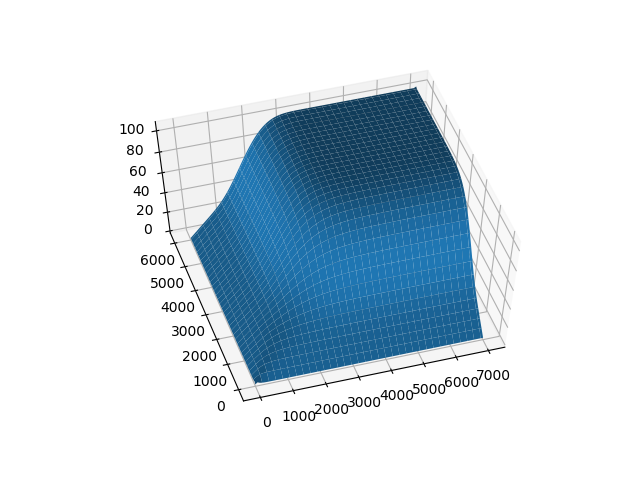

Generate this figure with Python:
# -*- coding: utf-8 -*-

import numpy as np
import pandas as pd
import matplotlib.pyplot as plt
import copy

Max = [7000, 6000]  # Underlying 1,2 의 Max Price
Min = [0, 0]  # Underlying 1,2 의 Min Price
rho = 0.4  # Correlation between two underlying
r = 0.022 # Interest Rate
K0 = [3500,3000]  # Reference price of each Underlying
F = 100  # Face value
T = 3 # Maturity of ELS
Nx = 100  # number of X node
Ny = 100  # number of Y node
c = [0.0625, 0.125, 0.1875, 0.25, 0.3125, 0.375] # Return of each early redemption
K = [0.85, 0.80, 0.75, 0.70, 0.70, 0.70]  # Exercise price on each early redemption
sig1 = 0.25  # sigma of the Underlying 1
sig2 = 0.2  # sigma of the Underlying 2
KI = 0.60  # Knock-In barrier
p = 0.17  # 이 상품의 Knock in hit할 확률
n_Steps = 300

def TDMAsolver(alpha, beta, gamma, f):
    a = list(alpha)
    b = list(beta)
    c = list(gamma)
    d = list(f)

    nf = len(d)  # number of equations
    ac, bc, cc, dc = map(np.array, (a, b, c, d))  # copy arrays
    for it in range(1, nf):
        mc = ac[it - 1] / bc[it - 1]  # mc = alpha)(n) / beta_prime_n-1
        bc[it] = bc[it] - mc * cc[it - 1]
        dc[it] = dc[it] - mc * dc[it - 1]
        xc = copy.deepcopy(bc)
        xc[-1] = dc[-1] / bc[-1]

    for il in range(nf - 2, -1, -1):
        xc[il] = (dc[il] - cc[il] * xc[il + 1]) / bc[il]
    return xc

def osm_algo(Max, Min, sig1, sig2, rho, r, K0, F, T, c, K, KI, n_Steps, Nx, Ny, p):
    dt = T / n_Steps  # delta tau
    hx = (Max[0] - Min[0]) / Nx
    hy = (Max[1] - Min[1]) / Ny  # delta x, delta y
    x = np.linspace(Min[0], Max[0], Nx + 1)
    y = np.linspace(Min[1], Max[1], Ny + 1)  # 최소 최대 지정
    u = np.zeros((Nx + 1, Ny + 1))
    u2 = np.zeros((Nx + 1, Ny + 1))  # 낙인 안칠 때 u(i,j) 및 v(i,j) 사이즈 설정
    k = np.zeros((Nx + 1, Ny + 1))
    k2 = np.zeros((Nx + 1, Ny + 1))  # 낙인 칠 때 u(i,j) 및 v(i,j) 사이즈 설정
    
    for i in range(Nx + 1):
        for j in range(Ny + 1):
            if (x[i] >= K0[0] * K[-1] and y[j] >= K0[1] * K[-1]):  # 1번 케이스 두 자산 모두 만기 수익 받을 때
                u[i, j] = F * (1 + c[-1])

            elif (x[i] > K0[0] * KI and y[j] >= K0[1] * KI) and (x[i] < K[-1] * K0[0] or y[j] < K0[1] * K[-1]):
                u[i, j] = F * (1 + c[-1])  # 2번 케이스: KI 안쳤다고 가정

            elif min(x[i] / K0[0], y[j] / K0[1]) < KI:  # 3번 케이스. KI 베리어 쳤을 때
                u[i, j] = F * min(x[i] / K0[0], y[j] / K0[1])
    
    for i in range(Nx + 1):
        for j in range(Ny + 1):
            if (x[i] >= K0[0] * K[-1] and y[j] >= K0[1] * K[-1]):  # 1번 케이스 두 자산 모두 80프로 이상일 때
                k[i, j] = F * (1 + c[-1])

            elif (x[i] > K0[0] * KI and y[j] >= K0[1] * KI) and (x[i] < K[-1] * K0[0] or y[j] < K0[1] * K[-1]):
                k[i, j] = F * min(x[i] / K0[0], y[j] / K0[1])  # 2번 케이스: KI 쳤다고 가정

            elif min(x[i] / K0[0], y[j] / K0[1]) < KI:  # 3번 케이스. KI 베리어 쳤을 때
                k[i, j] = F * min(x[i] / K0[0], y[j] / K0[1])

    for m in range(1, n_Steps + 1):
        # 1ST STEP#
        for j in range(1, Ny):
            alpha_x = np.zeros(Nx - 1)
            beta_x = np.zeros(Nx - 1)
            gamma_x = np.zeros(Nx - 1)
            fy = np.zeros(Ny - 1)
            for i in range(1, Nx):
                beta_x[i - 1] = 1 / dt + np.power(sig1 * x[i], 2) / hx ** 2 + r * x[i] / hx + 0.5 * r
                alpha_x[i - 1] = -0.5 * np.power(sig1 * x[i], 2) / hx ** 2
                gamma_x[i - 1] = -0.5 * np.power(sig1 * x[i], 2) / hx ** 2 - r * x[i] / hx
                if i == Nx - 1:
                    fy[i - 1] = 0.125 * rho * sig1 * sig2 * x[i] * y[j] \
                                * (2 * u[i, j + 1] - u[i - 1, j + 1] - (2 * u[i, j] - u[i - 1, j]) - u[i, j + 1] + u[
                        i, j]) / (hx ** 2) + u[i, j] / dt
                else:
                    fy[i - 1] = 0.125 * rho * sig1 * sig2 * x[i] * y[j] \
                                * (u[i + 1, j + 1] - u[i + 1, j] - u[i, j + 1] + u[i, j]) / (hx ** 2) + u[i, j] / dt

            beta_x[0] = beta_x[0] + 2.0 * alpha_x[0]  # 메트릭스 조정. 논문 참고.
            gamma_x[0] = gamma_x[0] - alpha_x[0]
            alpha_x[-1] = alpha_x[-1] - gamma_x[-1]
            beta_x[-1] = beta_x[-1] + 2.0 * gamma_x[-1]

            u2[1:Nx, j] = TDMAsolver(alpha_x[1:], beta_x, gamma_x[:-1], fy)
            # 1부터 Nx-1까지 넣어야 하므로, 1:Nx로 인덱싱
        u2[0, 1:Ny] = 2 * u2[1, 1:Ny] - u2[2, 1:Ny]  # 첫행 바운더리
        u2[Nx, 1:Ny] = 2 * u2[Nx - 1, 1:Ny] - u2[Nx - 2, 1:Ny]  # 마지막행 바운더리인데 필요한가? i==100일 때 위에서 했는데
        u2[1:Nx, 0] = 2 * u2[1:Nx, 1] - u2[1:Nx, 2]  # 첫 열 바운더리
        u2[1:Nx, Ny] = 2 * u2[1:Nx, Ny - 1] - u2[1:Nx, Ny - 2]  # 마지막열 바운더리

        for i in range(1, Nx):
            alpha_y = np.zeros(Ny - 1)
            beta_y = np.zeros(Ny - 1)
            gamma_y = np.zeros(Ny - 1)
            fx = np.zeros(Nx - 1)
            for j in range(1, Ny):
                beta_y[j - 1] = 1 / dt + np.power(sig2 * y[j], 2) / hy ** 2 + r * y[j] / hy + 0.5 * r
                alpha_y[j - 1] = -0.5 * np.power(sig2 * y[j], 2) / hy ** 2
                gamma_y[j - 1] = -0.5 * np.power(sig2 * y[j], 2) / hy ** 2 - r * y[j] / hy
                if j == Ny - 1:
                    fx[j - 1] = 0.125 * rho * sig1 * sig2 * x[i] * y[j] \
                                * (2 * u2[i + 1, j] - u2[i + 1, j - 1] - u2[i + 1, j] - (2 * u2[i, j] - u2[i, j - 1]) +
                                   u2[i, j]) / (hy ** 2) + u2[i, j] / dt
                else:
                    fx[j - 1] = 0.125 * rho * sig1 * sig2 * x[i] * y[j] \
                                * (u2[i + 1, j + 1] - u2[i + 1, j] - u2[i, j + 1] + u2[i, j]) / (hy ** 2) + u2[
                                    i, j] / dt

            beta_y[0] = beta_y[0] + 2.0 * alpha_y[0]
            gamma_y[0] = gamma_y[0] - alpha_y[0]
            alpha_y[-1] = alpha_y[-1] - gamma_y[-1]
            beta_y[-1] = beta_y[-1] + 2.0 * gamma_y[-1]

            u[i, 1:Ny] = TDMAsolver(alpha_y[1:], beta_y, gamma_y[:-1], fx)

        u[0, 1:Ny] = 2 * u[1, 1:Ny] - u[2, 1:Ny]  # 첫행 바운더리
        u[Nx, 1:Ny] = 2 * u[Nx - 1, 1:Ny] - u[Nx - 2, 1:Ny]  # 마지막행 바운더리인데 필요한가? i==99일 때 위에서 했는데
        u[1:Nx, 0] = 2 * u[1:Nx, 1] - u[1:Nx, 2]  # 첫 열 바운더리
        u[1:Nx, Ny] = 2 * u[1:Nx, Ny - 1] - u[1:Nx, Ny - 2]  # 마지막열 바운더리

        if m == n_Steps / (2 * T):  # 잔존 만기가 6개월 남았을 때, 즉 2.5년 시점에서
            for i in range(Nx + 1):
                for j in range(Ny + 1):
                    if min(x[i] / K0[0], y[j] / K0[1]) > K[4]:
                        u[i, j] = (1 + c[4]) * F
        if m == 2 * n_Steps / (2 * T):  # 잔존 만기가 1년 남았을 때, 2년 시점에서
            for i in range(Nx + 1):
                for j in range(Ny + 1):
                    if min(x[i] / K0[0], y[j] / K0[1]) > K[3]:
                        u[i, j] = (1 + c[3]) * F
        if m == 3 * n_Steps / (2 * T):  # 잔존만기 1.5년 남았을 떄 1.5년 시점에서
            for i in range(Nx + 1):
                for j in range(Ny + 1):
                    if min(x[i] / K0[0], y[j] / K0[1]) > K[2]:
                        u[i, j] = (1 + c[2]) * F
        if m == 4 * n_Steps / (2 * T):  # 잔존 만기가 2년 남았을 떄/ 1년 시점에서
            for i in range(Nx + 1):
                for j in range(Ny + 1):
                    if min(x[i] / K0[0], y[j] / K0[1]) > K[1]:
                        u[i, j] = (1 + c[1]) * F
        if m == 5 * n_Steps / (2 * T):  # 잔존만기가 6개월 남았을 떄. 6개월 시점에서
            for i in range(Nx + 1):
                for j in range(Ny + 1):
                    if min(x[i] / K0[0], y[j] / K0[1]) > K[0]:
                        u[i, j] = (1 + c[0]) * F

        # hit할 때 알고리즘
        for j in range(1, Ny):
            alpha_x = np.zeros(Nx - 1)
            beta_x = np.zeros(Nx - 1)
            gamma_x = np.zeros(Nx - 1)
            fy = np.zeros(Ny - 1)
            for i in range(1, Nx):
                beta_x[i - 1] = 1 / dt + np.power(sig1 * x[i], 2) / hx ** 2 + r * x[i] / hx + 0.5 * r
                alpha_x[i - 1] = -0.5 * np.power(sig1 * x[i], 2) / hx ** 2
                gamma_x[i - 1] = -0.5 * np.power(sig1 * x[i], 2) / hx ** 2 - r * x[i] / hx
                if i == Nx - 1:
                    fy[i - 1] = 0.5 * rho * sig1 * sig2 * x[i] * y[j] \
                                * (2 * k[i, j + 1] - k[i - 1, j + 1] - (2 * k[i, j] - u[i - 1, j]) - k[i, j + 1] + k[
                        i, j]) / (hx ** 2) + k[i, j] / dt
                else:
                    fy[i - 1] = 0.125 * rho * sig1 * sig2 * x[i] * y[j] \
                                * (k[i + 1, j + 1] - k[i + 1, j] - k[i, j + 1] + k[i, j]) / (hx ** 2) + k[i, j] / dt

            beta_x[0] = beta_x[0] + 2.0 * alpha_x[0]
            gamma_x[0] = gamma_x[0] - alpha_x[0]
            alpha_x[-1] = alpha_x[-1] - gamma_x[-1]
            beta_x[-1] = beta_x[-1] + 2.0 * gamma_x[-1]

            k2[1:Nx, j] = TDMAsolver(alpha_x[1:], beta_x, gamma_x[:-1], fy)
            # 1부터 Nx-1까지 넣어야 하므로, 1:Nx로 인덱싱
        k2[0, 1:Ny] = 2 * k2[1, 1:Ny] - k2[2, 1:Ny]  # 첫행 바운더리
        k2[Nx, 1:Ny] = 2 * k2[Nx - 1, 1:Ny] - k2[Nx - 2, 1:Ny]  # 마지막행 바운더리인데 필요한가? i==100일 때 위에서 했는데
        k2[1:Nx, 0] = 2 * k2[1:Nx, 1] - k2[1:Nx, 2]  # 첫 열 바운더리
        k2[1:Nx, Ny] = 2 * k2[1:Nx, Ny - 1] - k2[1:Nx, Ny - 2]  # 마지막열 바운더리

        # 2ND STEP#
        for i in range(1, Nx):
            alpha_y = np.zeros(Ny - 1)
            beta_y = np.zeros(Ny - 1)
            gamma_y = np.zeros(Ny - 1)
            fx = np.zeros(Nx - 1)
            for j in range(1, Ny):
                beta_y[j - 1] = 1 / dt + np.power(sig2 * y[j], 2) / hy ** 2 + r * y[j] / hy + 0.5 * r
                alpha_y[j - 1] = -0.5 * np.power(sig2 * y[j], 2) / hy ** 2
                gamma_y[j - 1] = -0.5 * np.power(sig2 * y[j], 2) / hy ** 2 - r * y[j] / hy
                if j == Ny - 1:
                    fx[j - 1] = 0.5 * rho * sig1 * sig2 * x[i] * y[j] \
                                * (2 * k2[i + 1, j] - k2[i + 1, j - 1] - k2[i + 1, j] - (2 * k2[i, j] - k2[i, j - 1]) +
                                   k2[i, j]) / (hy ** 2) + k2[i, j] / dt
                else:
                    fx[j - 1] = 0.125 * rho * sig1 * sig2 * x[i] * y[j] \
                                * (k2[i + 1, j + 1] - k2[i + 1, j] - k2[i, j + 1] + k2[i, j]) / (hy ** 2) + k2[
                                    i, j] / dt

            beta_y[0] = beta_y[0] + 2.0 * alpha_y[0]
            gamma_y[0] = gamma_y[0] - alpha_y[0]
            alpha_y[-1] = alpha_y[-1] - gamma_y[-1]
            beta_y[-1] = beta_y[-1] + 2.0 * gamma_y[-1]

            k[i, 1:Ny] = TDMAsolver(alpha_y[1:], beta_y, gamma_y[:-1], fx)

        k[0, 1:Ny] = 2 * k[1, 1:Ny] - k[2, 1:Ny]  # 첫행 바운더리
        k[Nx, 1:Ny] = 2 * k[Nx - 1, 1:Ny] - k[Nx - 2, 1:Ny]  # 마지막행 바운더리인데 필요한가? i==99일 때 위에서 했는데
        k[1:Nx, 0] = 2 * k[1:Nx, 1] - k[1:Nx, 2]  # 첫 열 바운더리
        k[1:Nx, Ny] = 2 * k[1:Nx, Ny - 1] - k[1:Nx, Ny - 2]  # 마지막열 바운더리

    return u * (1 - p) + k * p

Els_price = osm_algo(Max, Min, sig1, sig2, rho, r, K0, F, T, c, K, KI, n_Steps, Nx, Ny, p)
x = np.linspace(Min[0], Max[0], Nx + 1)
y = np.linspace(Min[1], Max[1], Ny + 1)
fig = plt.figure()
ax = fig.add_subplot(111, projection='3d')
[x, y] = np.meshgrid(x, y)
ax.plot_surface(x, y, Els_price)
plt.show()
fdm_price = Els_price[50, 50]

hx = (Max[0] - 0) / Nx
hy = (Max[1] - 0) / Ny
u_x = pd.DataFrame(Els_price)
u_y = pd.DataFrame(Els_price)
delta_x = ((u_x - u_x.shift(axis=1)) / hx)
delta_y = ((u_y - u_y.shift(axis=0)) / hy)

fig2 = plt.figure()
x = np.linspace(Min[0], Max[0], Nx + 1)
y = np.linspace(Min[1], Max[1], Ny + 1)

plt.plot(x[1:], delta_x.iloc[50, 1:])
plt.xlabel('A1')
plt.ylabel('delta')
plt.axvline(x=K0[0] * KI)
plt.show()
fig3 = plt.figure()
plt.plot(y[1:], delta_y.iloc[1:, 50])
plt.xlabel('A2')
plt.ylabel('delta')
plt.axvline(x=K0[1] * KI)
plt.show()

gamma_x = ((delta_x - delta_x.shift(axis=1)) / hx) * 100
gamma_y = ((delta_y - delta_y.shift(axis=0)) / hy) * 100
fig3 = plt.figure()
plt.plot(x[2:], gamma_x.iloc[50, 2:])
plt.xlabel('A1')
plt.ylabel('gamma')
plt.axvline(x=K0[0] * KI)
plt.show()
fig4 = plt.figure()
plt.plot(y[2:], gamma_y.iloc[2:, 50])
plt.xlabel('A2')
plt.ylabel('gamma')
plt.axvline(x=K0[1] * KI)
plt.show()
